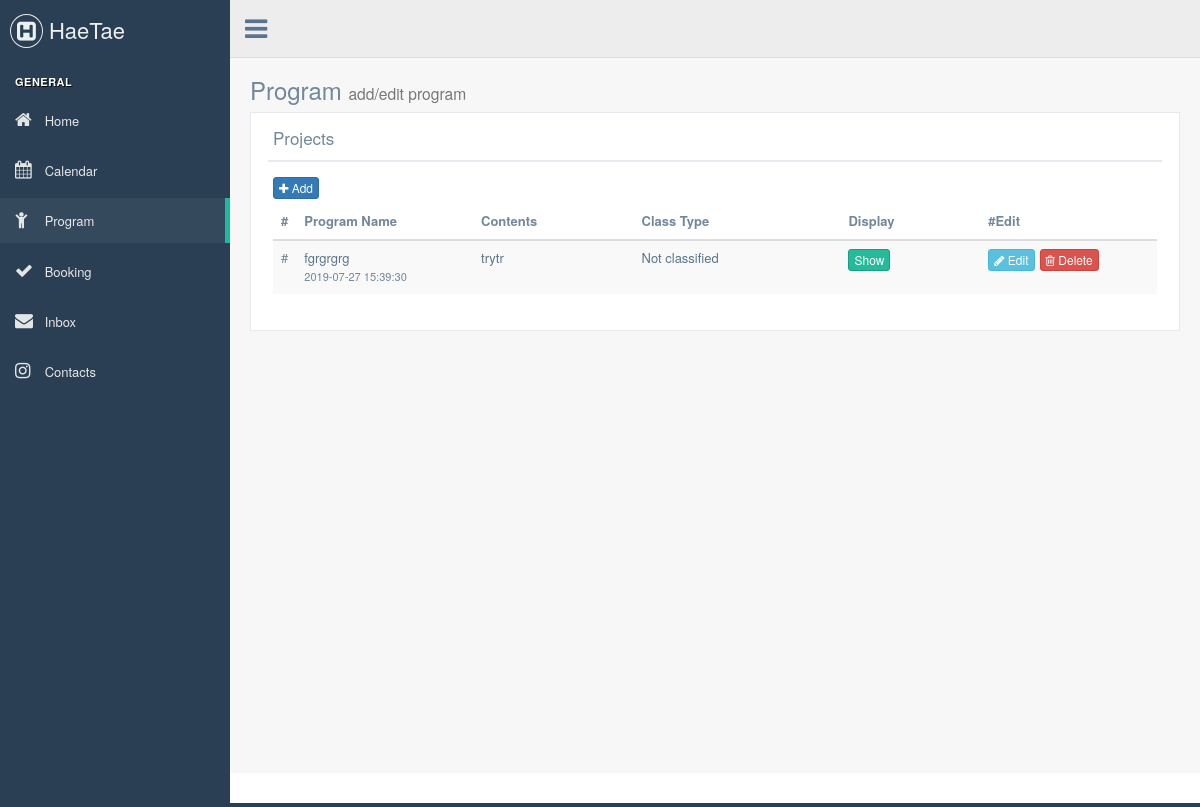
/admin/program.php, run on an earlier commit of the app's database.
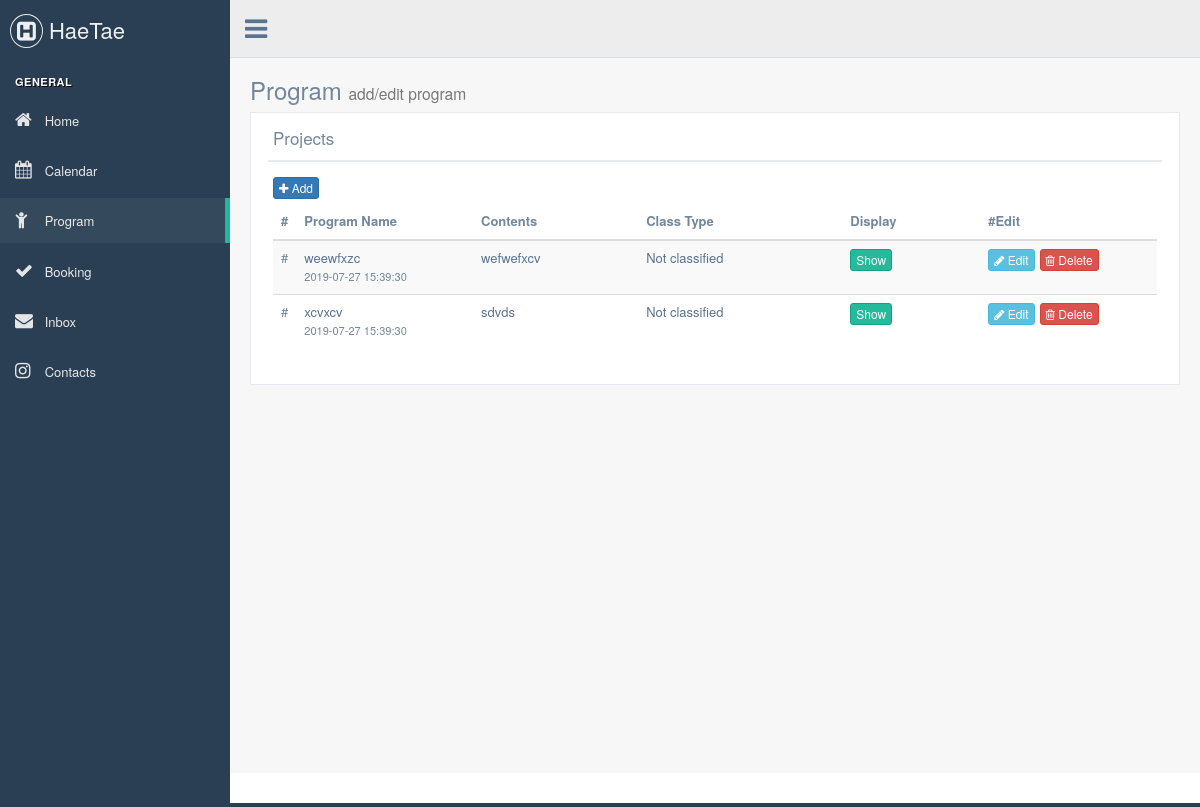
And on a later commit of the database.
### tables this page shows
CREATE TABLE `program` (
  `pk` int(11) NOT NULL,
  `title` text NOT NULL,
  `contents` mediumtext,
  `detail` longtext,
  `price` text,
  `time` text NOT NULL,
  `video` text,
  `image` text,
  `create_time` timestamp NOT NULL DEFAULT CURRENT_TIMESTAMP,
  `display` tinyint(4) NOT NULL DEFAULT '1'
);

### src/admin/program.php (the view, shortened to what this page needs)
<?php
$conn = mysqli_connect(
    'localhost',
    'root',
    'q1w2e3r4',
    'hmong');
$sql = "SELECT * FROM program";
$result = mysqli_query($conn, $sql);
$program_list = '';
while ($row = mysqli_fetch_array($result)) {
    $program_list = $program_list
        . "<tr><td>#</td>
	<td><a>{$row['title']}</a><br /><small>{$row['create_time']}</small></td>
	<td><a>{$row['contents']}</a></td>";
    $class_type = '';
    if ($row['class'] == 1) {
        $class_type = '<td><a>One Day</a></td>';
    } else if ($row['class'] == 2) {
        $class_type = '<td><a>Master day</a></td>';
    } else {
        $class_type = '<td><a>Not classified</a></td>';
    }
    $program_list = $program_list.$class_type;
    if ($row['display'] == "1") {
        $program_list = $program_list . "<td><button type='button' data-id='{$row['pk']}' class='btn btn-success btn-xs btn_display_h'>Show</button></td>";
    } else {
        $program_list = $program_list . "<td><button type='button' data-id='{$row['pk']}' class='btn btn-danger btn-xs btn_display_h'>Hide</button></td>";
    }
    $program_list = $program_list
        . "<td><a href='program_form.php?id={$row['pk']}' class='btn btn-info btn-xs'><i class='fa fa-pencil'></i> Edit </a>"
        . "<button type='button' data-id='{$row['pk']}' class='btn btn-danger btn-xs btn_delete_h'><i class='fa fa-trash-o'></i> Delete </button></td></tr>";
}
?>
<!DOCTYPE html>
<html lang="en">
<head>
    <link href="../vendors/bootstrap/dist/css/bootstrap.min.css" rel="stylesheet">
    <link href="../vendors/font-awesome/css/font-awesome.min.css" rel="stylesheet">
    <link href="../vendors/nprogress/nprogress.css" rel="stylesheet">
    <link href="../vendors/iCheck/skins/flat/green.css" rel="stylesheet">
    <link href="../build/css/custom.min.css" rel="stylesheet">
</head>
<body class="nav-md">
<div class="container body">
    <div class="main_container">
        <?php include ("include/top_navigation.php"); ?>
        <div class="right_col" role="main">
            <div class="">
                <div class="page-title">
                    <div class="title_left">
                        <h3>Program <small>add/edit program</small></h3>
                    </div>
                </div>
                <div class="clearfix"></div>
                <div class="row">
                    <div class="col-md-12">
                        <div class="x_panel">
                            <div class="x_title">
                                <h2>Projects</h2>
                                <div class="clearfix"></div>
                            </div>
                            <div class="x_content">
                                <a href="program_form.php" class="btn btn-primary btn-xs"><i class="fa fa-plus"></i> Add
                                </a>
                                <table class="table table-striped projects">
                                    <thead>
                                    <tr>
                                        <th style="width: 1%">#</th>
                                        <th style="width: 20%">Program Name</th>
                                        <th>Contents</th>
                                        <th>Class Type</th>
                                        <th>Display</th>
                                        <th style="width: 20%">#Edit</th>
                                    </tr>
                                    </thead>
                                    <tbody>
                                    <?= $program_list ?>
                                    </tbody>
                                </table>
                            </div>
                        </div>
                    </div>
                </div>
            </div>
        </div>
        <footer>
        </footer>
    </div>
</div>
</body>
</html>

What changed in the data, as far as the page shows it:
removed program: title "fgrgrgrg", create_time "2019-07-27 15:39:30", contents "trytr"
added program: title "weewfxzc", create_time "2019-07-27 15:39:30", contents "wefwefxcv"
added program: title "xcvxcv", create_time "2019-07-27 15:39:30", contents "sdvds"
Also different on the page:
text no longer shown: "# Not classified Show Edit Delete"
text now shown: "# # Not classified Not classified Show Show Edit Edit Delete Delete"
